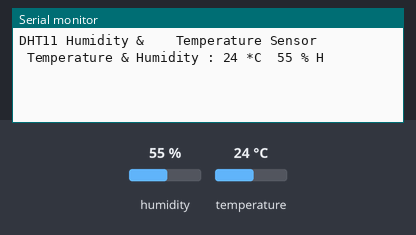
Recording of a sketch running on a simulated ESP8266 (NodeMCU). Parts: the last lines printed to the serial monitor. The test bench sets the inputs (shaded band); at power-on: humidity 55 %, temperature 24 °C.

Above: at 2.7 s.
2.8 s: humidity set to 22 %
At 4.3 s:
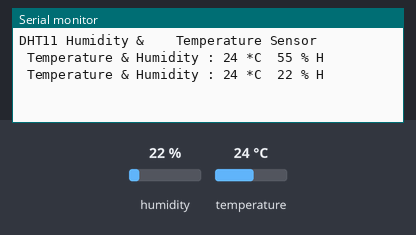
5.5 s: temperature set to 12 °C
At 6.7 s:
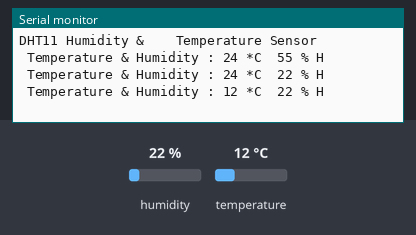
8.2 s: humidity set to 40 %
At 10.3 s:
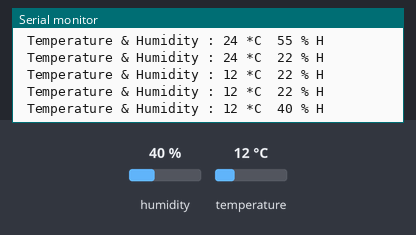
Timing chart, 0 to 11.8 s (numbered marks = the images above; inputs shaded):
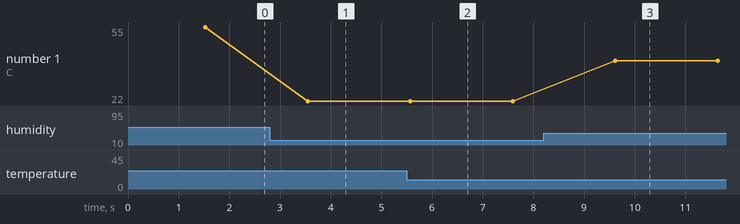

Measured:
- after the input at 2.8 s, the serial monitor: prints a new line after 0.75 s (image 1)
- after the input at 5.5 s, the serial monitor: prints a new line after 0.07 s (image 2)
- after the input at 8.2 s, the serial monitor: prints a new line after 1.4 s (image 3)
- plotted number 1: 55 → 22 after the input at 2.8 s, 22 → 40 after the input at 8.2 s

The sketch:

dht11.ino
```cpp
#include <SimpleDHT.h>

int pinDHT11 =  D5;
SimpleDHT11 dht11(pinDHT11);

void setup()
{
  Serial.begin(9600);
  delay(500);
  Serial.println("DHT11 Humidity &    Temperature Sensor\n\n");
  delay(1000);
}

void loop()
{
  byte temperature = 0;
  byte humidity = 0;

  dht11.read(pinDHT11, &temperature, &humidity, NULL);
  Serial.print(" Temperature & Humidity : ");
  Serial.print((int)temperature);
  Serial.print(" *C  ");
  Serial.print((int)humidity);
  Serial.println(" % H");

  delay(2000);
}
```
